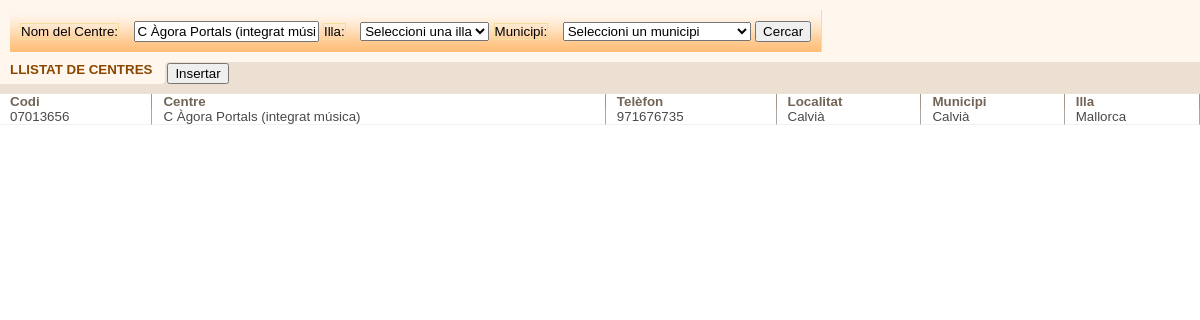
Page /actuacio/centreListFiltro.php?nombre=C Àgora Portals (integrat música) on the committed database.
### tables this page shows
CREATE TABLE `centres` (
  `id` int(11) NOT NULL,
  `Ubi_Codi` int(11) NOT NULL,
  `Titularitat` varchar(50) DEFAULT NULL,
  `Sigla` varchar(10) DEFAULT NULL,
  `Codi` varchar(20) DEFAULT NULL,
  `Centre` varchar(255) DEFAULT NULL,
  `Adreca` varchar(255) DEFAULT NULL,
  `CP` varchar(10) DEFAULT NULL,
  `Localitat` varchar(100) DEFAULT NULL,
  `Municipi` varchar(100) DEFAULT NULL,
  `Illa` varchar(50) DEFAULT NULL,
  `Telefon` varchar(20) DEFAULT NULL,
  `Fax` varchar(20) DEFAULT NULL,
  `email` varchar(100) DEFAULT NULL,
  `Alta` date DEFAULT NULL,
  `Baixa` date DEFAULT NULL,
  `id_illa` int(11) DEFAULT NULL,
  `id_municipi` int(11) DEFAULT NULL
);

CREATE TABLE `municipi` (
  `id` int(11) NOT NULL,
  `nom` varchar(255) NOT NULL,
  `illa_id` int(11) NOT NULL
);

CREATE TABLE `illa` (
  `id` int(11) NOT NULL,
  `nom` varchar(255) NOT NULL
);

### actuacio/centreListFiltro.php (the view, shortened to what this page needs)
<!DOCTYPE html>
<?php
include '../connectarBD.php';
$nombreFiltro = isset($_GET['nombre'])? $_GET['nombre']: '';
$sql = "SELECT
            CENTRES.id,
            CENTRES.Codi,
            CENTRES.Centre,
            CENTRES.Telefon,
            CENTRES.Localitat AS Localitat,
            Municipi.nom AS Municipi,
            Illa.nom AS Illa
        FROM CENTRES
        JOIN Municipi ON CENTRES.id_municipi = Municipi.id
        JOIN Illa ON CENTRES.id_illa = Illa.id
        WHERE 1=1";
if (!empty($nombreFiltro)) {
    $sql.= " AND CENTRES.Centre LIKE '%". $connexio->real_escape_string($nombreFiltro). "%'";
}
$sql.= " ORDER BY CENTRES.Centre";
$result = $connexio->query($sql);?>
<html>
<head>
    <link rel="stylesheet" href="../css/estilos.css" type="text/css" />
</head>
<body class="contenido" onload="ocultarFondoPrincipal();">
    <div class="contenedorFiltro">
        <table cellpadding="0" cellspacing="0" class="cajaFiltro">
            <tr>
                <td class="contenedorCamposFiltro">
                    <div class="filtro">
                        <form method="GET">
                            <label for="nombre" class="formularioFiltro">Nom del Centre:</label>
                            <input type="text" id="nombre" name="nombre" value="<?= htmlspecialchars($nombreFiltro)?>">
                            <label for="illa" class="formularioFiltro">Illa:</label>
                            <select id="illa" name="illa" onchange="this.form.submit()">
                                <option value="">Seleccioni una illa</option>
                            </select>
                            <label for="municipi" class="formularioFiltro">Municipi:</label>
                            <select id="municipi" name="municipi" onchange="this.form.submit()">
                                <option value="">Seleccioni un municipi</option>
                            </select>
                            <button type="submit" class="boton">Cercar</button>
                        </form>
                    </div>
                </td>
            </tr>
        </table>
    </div>
    <ul class="botoneraListado">
        <li class="tituloListado">LLISTAT DE CENTRES</li>
        <li class="fondoBotoneraListado">
            <input type="button" class="boton" value="Insertar" onclick="location.href='centreForm.php';">
        </li>
    </ul>
    <div class="espacioMarronClaro"></div>
    <div id="cuerpo" class="scroll_total">
        <table class="listado" cellpadding="0" cellspacing="0" width="100%">
            <thead>
                <tr>
                    <th class="campoCabeceraListadoInicial">Codi</th>
                    <th class="campoCabeceraListado">Centre</th>
                    <th class="campoCabeceraListado">Telèfon</th>
                    <th class="campoCabeceraListado">Localitat</th>
                    <th class="campoCabeceraListado">Municipi</th>
                    <th class="campoCabeceraListado">Illa</th>
                </tr>
            </thead>
            <tbody>
                <?php
                if ($result->num_rows > 0) {
                    while ($row = $result->fetch_assoc()) {
                        echo "<tr onclick=\"window.location.href='centreForm.php?id=". $row["id"]. "'\">";
                        echo "<td class='campoListadoInicial'>". $row["Codi"]. "</td>";
                        echo "<td class='campoListado'>". $row["Centre"]. "</td>";
                        echo "<td class='campoListado'>". $row["Telefon"]. "</td>";
                        echo "<td class='campoListado'>". $row["Localitat"]. "</td>";
                        echo "<td class='campoListado'>". $row["Municipi"]. "</td>";
                        echo "<td class='campoListado'>". $row["Illa"]. "</td>";
                        echo "</a></tr>";
                    }
                } else {
                    echo "<tr><td colspan='6'>No s'han trobat resultats.</td></tr>";
                }
              ?>
            </tbody>
        </table>
    </div>
</body>
</html>

### css/estilos.css (style rules this page uses)
body.contenido { margin:0px; font-family:arial; background-color:transparent; }
.boton { font-size:10pt; margin:1px 0px 0px 0px; }
.espacioMarronClaro { background-color:#ece0d3; height:10px; width:100%; clear:both; }
.contenedorFiltro { background-color:#fff7ee; padding:10px; margin:0px; clear:both; }
.filtro { background:#FFF7EE url(../imagenes/fondoFiltro.gif) repeat-x bottom; border:1px solid #F4DE9F; border-top:0px; border-left:0px; padding:10px; border-bottom: 0px; margin: 0px; }
.cajaFiltro { clear:both; }
.contenedorCamposFiltro { background-color:#fff7ee; }
.botoneraListado { list-style:none; margin:0px; padding:0px; width:100%; height:22px; background-color:#ece0d3; }
.tituloListado { font-size:10pt; font-weight:bold; white-space:nowrap; color:#8a4700; padding:0px 15px 0px 10px; background:#FFF7EE url(../imagenes/remateRightTituloListado.gif) no-repeat right; float:left; height:22px; }
.fondoBotoneraListado { background-color:#ece0d3; float:left; height:22px; margin:0px auto; }
.listado { clear:both; background-color:#ffffff; margin:0px; padding:0px; }
.campoCabeceraListadoInicial { font-size:10pt; color:#726557; border-right:1px solid #A59585; padding:0px 0px 0px 10px; text-align:left; }
.campoCabeceraListado { font-size:10pt; color:#726557; border-right:1px solid #A59585; border-left:1px solid #ffffff; padding:0px 0px 0px 10px; text-align:left; }
.campoListadoInicial { font-size:10pt; color:#494949; border-right:1px solid #a9a9a9; border-bottom:1px solid #f2f2f2; padding:0px 0px 0px 10px; cursor:pointer; }
.campoListado { font-size:10pt; color:#494949; border-right:1px solid #a9a9a9; border-left:1px solid #ffffff; border-bottom:1px solid #f2f2f2; padding:0px 0px 0px 10px; cursor:pointer; }
.formularioFiltro { font-size:10pt; color:#000000; border:1px solid #F4DE9F; margin-right:10px; }
.scroll_total { width:100%; }

### rows in the picture
centres: Codi "07013656", Centre "C Àgora Portals (integrat música)", Telefon "971676735", Localitat "Calvià", id_municipi.nom "Calvià", id_illa.nom "Mallorca"
